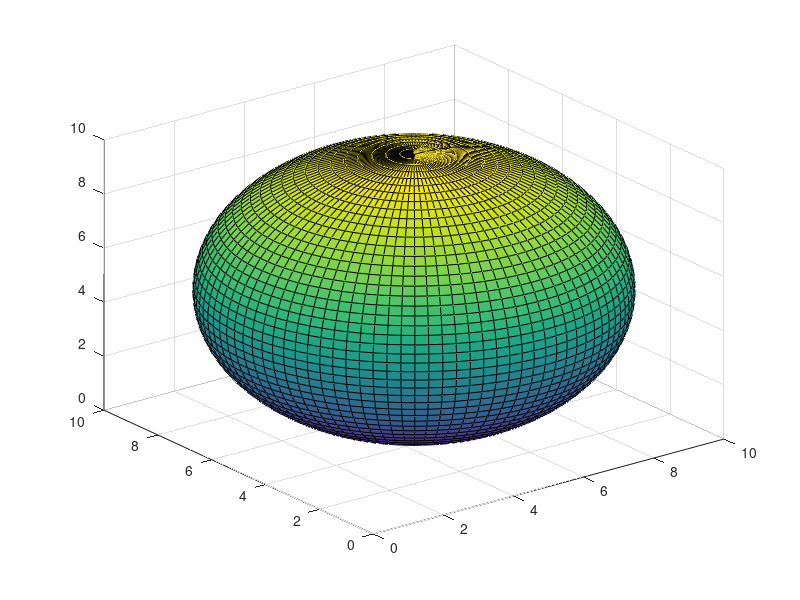

Reproduce this figure in MATLAB.
clear
close all
clc
N = 50;
thetaspace = linspace(0,pi,N);
phispace = linspace(0,2*pi,2*N);
[th, ph] = meshgrid(thetaspace,phispace);
R = ones(size(th)); 
r=input("Enter the length of Radius: ");
R=r.*R;
x = R.*sin(th).*cos(ph);
y = R.*sin(th).*sin(ph);
z = R.*cos(th);
xc=input("Enter the x coordinate of center: ");
yc=input("Enter the y coordinate of center: ");
zc=input("Enter the z coordinate of center: ");
X=x+xc;
Y=y+yc;
Z=z+zc;
figure;
surf(X,Y,Z);
